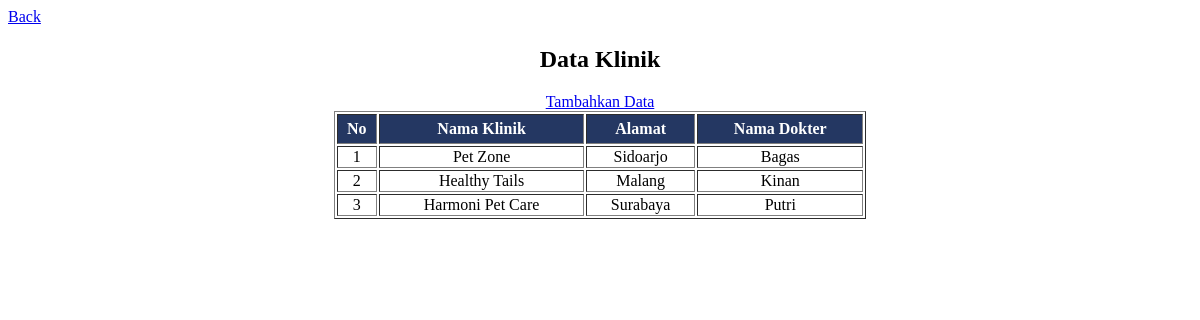
The app's page /view_klinik.php with its own data.
### tables this page shows
CREATE TABLE `klinik` (
  `id_klinik` int(11) NOT NULL,
  `nama_klinik` varchar(500) NOT NULL,
  `alamat` varchar(500) DEFAULT NULL,
  `id_dokter` int(11) NOT NULL
);

CREATE TABLE `dokter` (
  `id_dokter` int(11) NOT NULL,
  `nama_dokter` varchar(500) NOT NULL,
  `lulusan` varchar(500) NOT NULL,
  `alamat` varchar(500) DEFAULT NULL
);

### view_klinik.php (the view, shortened to what this page needs)
<html>
<link rel="stylesheet" href="style.css" />
<head></head>
<body>
     <a href="home.php" >Back</a>
    <center>
        <h2>Data Klinik</h2>
        <table width="45%" border="1">
            <tr class="c">
                <th>No</th>
                <th>Nama Klinik</th>
                <th>Alamat</th>
                <th>Nama Dokter</th>
            </tr>
            <a href="add-klinik.php">Tambahkan Data</a>
            <?php
            include "koneksi.php";
            $no = 1;
            $query_mysql = mysqli_query($host, "SELECT klinik.*,dokter.nama_dokter FROM klinik INNER JOIN dokter ON klinik.id_dokter = dokter.id_dokter");
            while ($data = mysqli_fetch_array($query_mysql)) {
                ?>
                <tr align="center">
                    <td>
                        <?php echo $no++; ?>
                    </td>
                    <td>
                        <?php echo $data['nama_klinik']; ?>
                    </td>
                    <td>
                        <?php echo $data['alamat']; ?>
                    </td>
                    <td>
                        <?php echo $data['nama_dokter']; ?>
                    </td>
                </tr>
            <?php } ?>
        </table>
    </body>
</html>

### style.css (style rules this page uses)
.c { background-color: #243762; color: white; height: 30; }

### records on screen
klinik: nama_klinik "Pet Zone", alamat "Sidoarjo", id_dokter.nama_dokter "Bagas"
klinik: nama_klinik "Healthy Tails", alamat "Malang", id_dokter.nama_dokter "Kinan"
klinik: nama_klinik "Harmoni Pet Care", alamat "Surabaya", id_dokter.nama_dokter "Putri"
